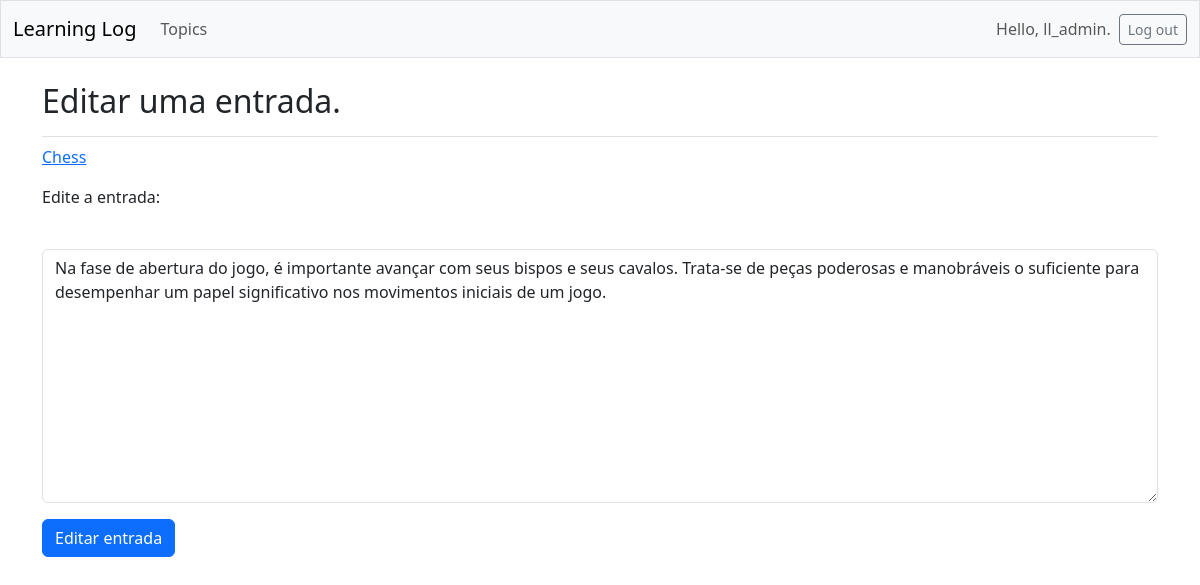
The page /edit_entry/2/ (signed in) on the database its author committed.
### learning_logs/models.py (models this page shows, shortened)
class Topic (models.Model):
    text = models.CharField(max_length=200)
    date_added = models.DateTimeField(auto_now_add=True)
    owner = models.ForeignKey(User, on_delete=models.CASCADE)
    def __str__(self):
        return self.text

class Entry (models.Model):
    topic = models.ForeignKey(Topic, on_delete=models.CASCADE)
    text = models.TextField()
    date_added = models.DateTimeField(auto_now_add=True)
    class Meta:
        verbose_name_plural = 'entries'

### learning_logs/views.py (the view)
# urls.py: path('edit_entry/<int:entry_id>/', views.edit_entry, name='edit_entry'),
@login_required
def edit_entry(request, entry_id):
    entry = Entry.objects.get(id=entry_id)
    topic = entry.topic
    if topic.owner != request.user:
        raise Http404
    if request.method != 'POST':
        form = EntryForm(instance=entry)
    else:
        form = EntryForm(instance=entry, data=request.POST)
        if form.is_valid():
            form.save()
            return redirect('learning_logs:topic', topic_id=topic.id)
    context = {'entry': entry, 'topic': topic, 'form': form}
    return render(request, 'learning_logs/edit_entry.html', context)

### learning_logs/forms.py
class EntryForm(forms.ModelForm):
    class Meta:
        model = Entry
        fields = ['text']
        labels = {'text': ''}
        widgets = {'text': forms.Textarea(attrs={'cols': 80})}

### learning_logs/templates/learning_logs/edit_entry.html (shortened to what this page needs)
{% extends 'learning_logs/base.html' %}
{% load django_bootstrap5 %}
{% block page_header %}
  <h2>Editar uma entrada.</h2>
{% endblock page_header %}
{% block content %}
  <p><a href="{% url 'learning_logs:topic' topic.id %}">{{ topic }}</a></p>
  <p>Edite a entrada:</p>
    <form action="{% url 'learning_logs:edit_entry' entry.id %}" method='post'>
        {% bootstrap_form form %}
        {% bootstrap_button button_type="submit" content="Editar entrada" %}
    </form>
{% endblock content %}

### learning_logs/templates/learning_logs/base.html (shortened to what this page needs)
<!doctype html>
<html lang="en">
<head>
  {% load django_bootstrap5 %}
  {% bootstrap_css %}
</head>
<body>
  <nav class="navbar navbar-expand-md navbar-light bg-light mb-4 border">
    <div class="container-fluid">
      <a class="navbar-brand" href="{% url 'learning_logs:index' %}">
          Learning Log</a>
      <div class="collapse navbar-collapse" id="navbarCollapse">
        <ul class="navbar-nav me-auto mb-2 mb-md-0">
          <li class="nav-item">
            <a class="nav-link" href="{% url 'learning_logs:topics' %}">
              Topics</a></li>
        </ul>
        <ul class="navbar-nav ms-auto mb-2 mb-md-0">
          {% if user.is_authenticated %}
            <li class="nav-item">
              <span class="navbar-text me-2">Hello, {{ user.username }}.
                </span></li>
          {% endif %}
        </ul>
        {% if user.is_authenticated %}
          <form action="{% url 'accounts:logout' %}" method='post'>
            <button name='submit' class='btn btn-outline-secondary btn-sm'>
              Log out</button>
          </form>
        {% endif %}
      </div>
    </div>
  </nav>
  <main class="container">
    <div class="pb-2 mb-2 border-bottom">
      {% block page_header %}{% endblock page_header %}
    </div>
    <div>
      {% block content %}{% endblock content %}
    </div>
  </main>
</body>
</html>

### rows shown on the page
Topic: text "Chess"
Entry: text "Na fase de abertura do jogo, é importante avançar com seus bispos e seus cavalos. Trata-se de peças poderosas e manobráveis o suficiente para desempenhar um papel significativo nos movimentos iniciais de um jogo."

### other values the page prints
{{ user.username }} "ll_admin"
